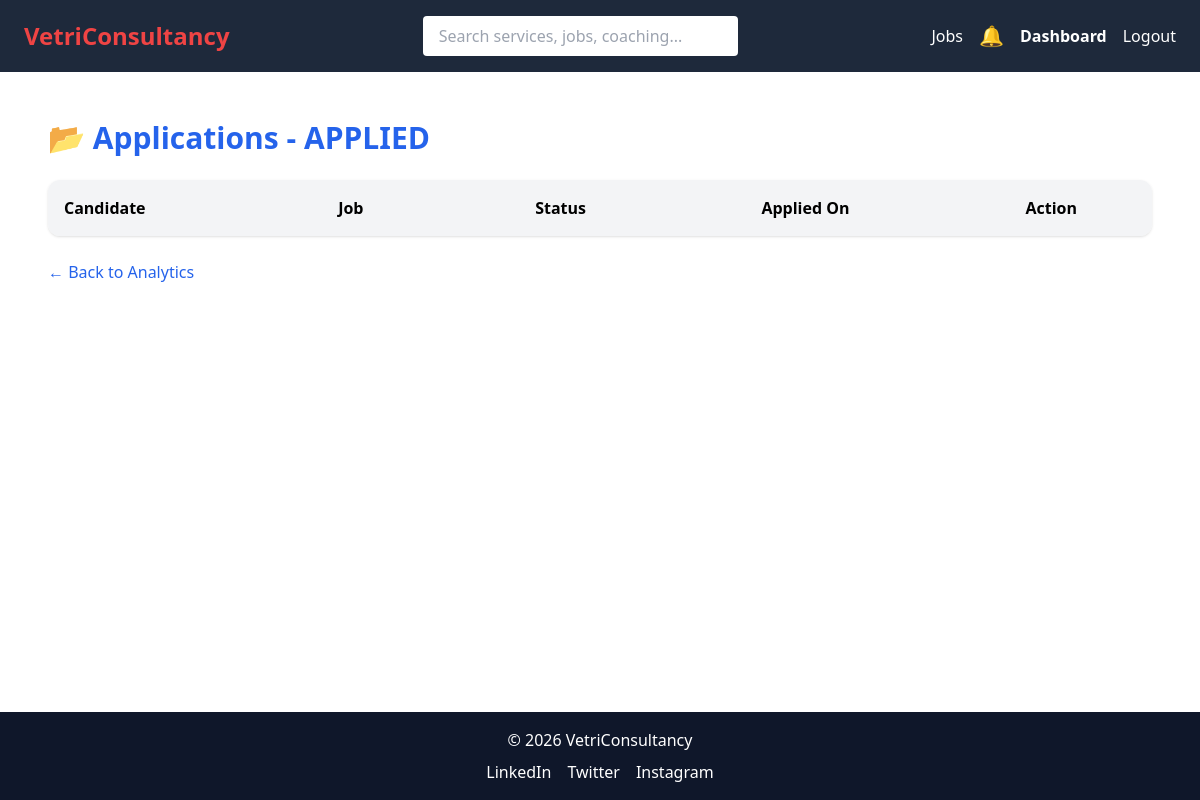
Page /dashboard/applications/status/APPLIED/ (signed in) on the earlier database version.
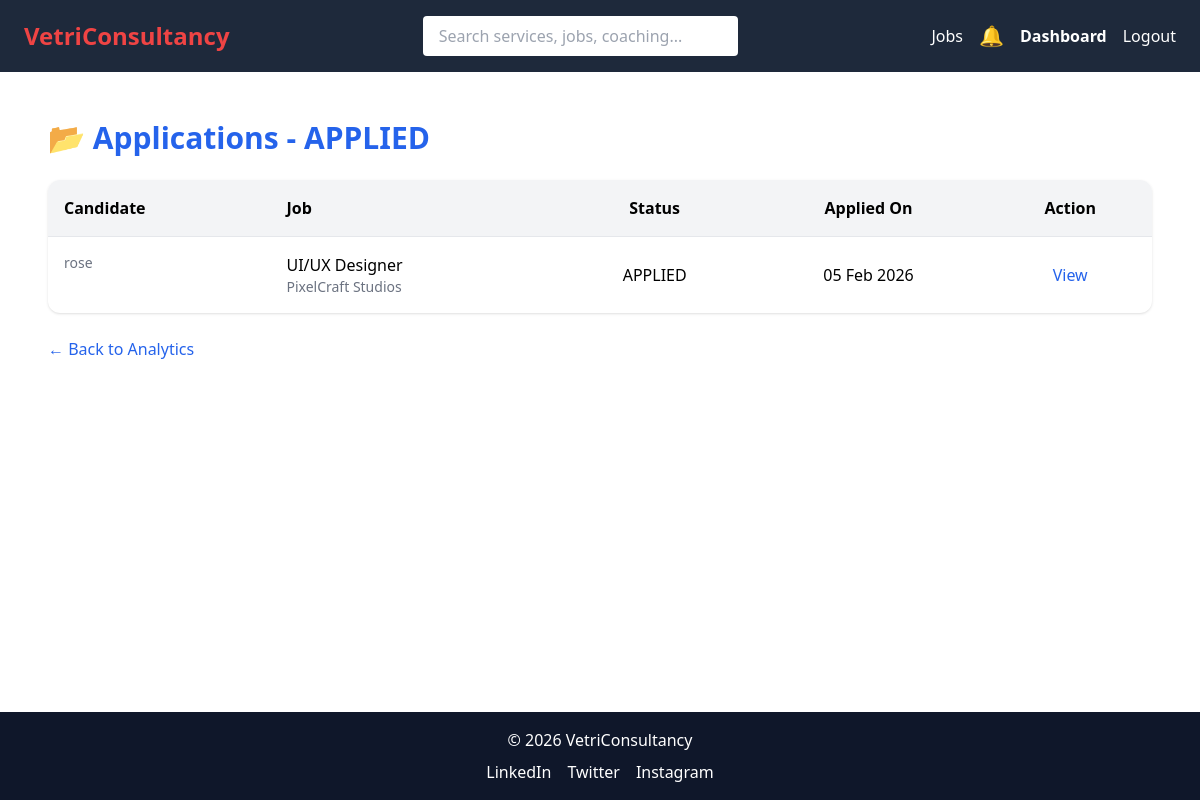
Same page on the later database version.
### VCS/models.py (models this page shows, shortened)
class JobApplication(models.Model):
    STATUS_CHOICES = [
        ('APPLIED', 'Applied'),
        ('VIEWED', 'Viewed by Recruiter'),
        ('WAITING', 'Waiting for Recruiter Action'),
        ('REJECTED', 'Rejected'),
        ('HIRED', 'Hired'),
    ]
    user = models.ForeignKey(User, on_delete=models.CASCADE)
    job = models.ForeignKey(Job, on_delete=models.CASCADE)
    applied_at = models.DateTimeField(auto_now_add=True)
    status = models.CharField(max_length=20, choices=STATUS_CHOICES, default='APPLIED')
    updated_at = models.DateTimeField(auto_now=True)
    resume = models.FileField(upload_to='resumes/', blank=True, null=True)
    class Meta:
        unique_together = ('user', 'job')

class Job(models.Model):
    EXPERIENCE_CHOICES = [
        ('FRESHER', 'Fresher'),
        ('1-3', '1–3 Years'),
        ('3-5', '3–5 Years'),
        ('5+', '5+ Years'),
    ]
    company_name = models.CharField(max_length=200, db_index=True)
    job_title = models.CharField(max_length=200, db_index=True)
    location = models.CharField(max_length=100, db_index=True)
    experience = models.CharField(
        max_length=10,
        choices=EXPERIENCE_CHOICES,
        db_index=True
    )
    salary_range = models.IntegerField(help_text="Monthly salary", db_index=True)
    is_remote = models.BooleanField(default=False)
    eligibility = models.TextField()
    job_description = models.TextField()
    posted_at = models.DateTimeField(auto_now_add=True, db_index=True)
    saved_by = models.ManyToManyField(User, blank=True, related_name='saved_jobs')
    applied_by = models.ManyToManyField(User, through='JobApplication', related_name='applied_jobs')
    class Meta:
        indexes = [
            models.Index(fields=['job_title']),
            models.Index(fields=['location']),
            models.Index(fields=['experience']),
            models.Index(fields=['salary_range']),
        ]

### VCS/views.py (the view)
# urls.py: path('dashboard/applications/status/<str:status>/', admin_applications_by_status, name='admin_applications_by_status'),
@staff_member_required
def admin_applications_by_status(request, status):
    applications = JobApplication.objects.filter(status=status)\
        .select_related('user', 'job')
    return render(request, 'admin_applications_list.html', {
        'applications': applications,
        'status': status
    })

### VCS/context_processors.py (called while the page is built)
def notification_count(request):
    if request.user.is_authenticated:
        unread_count = Notification.objects.filter(
            user=request.user,
            is_read=False
        ).count()
        latest_notifications = Notification.objects.filter(
            user=request.user
        ).order_by('-created_at')[:5]
    else:
        unread_count = 0
        latest_notifications = []
    return {
        'notification_count': unread_count,
        'latest_notifications': latest_notifications,
    }

### VCS/templates/admin_applications_list.html (shortened to what this page needs)
{% extends 'base.html' %}
{% block content %}
<div class="max-w-6xl mx-auto p-6">
<h1 class="text-3xl font-bold mb-6 text-blue-600">
    📂 Applications - {{ status }}
</h1>
<div class="overflow-x-auto bg-white rounded-xl shadow">
<table class="w-full">
<thead class="bg-gray-100">
<tr>
    <th class="p-4 text-left">Candidate</th>
    <th class="p-4 text-left">Job</th>
    <th class="p-4 text-center">Status</th>
    <th class="p-4 text-center">Applied On</th>
    <th class="p-4 text-center">Action</th>
</tr>
</thead>
<tbody>
{% for app in applications %}
    <tr class="border-t hover:bg-gray-50">
        <td class="p-4 flex items-center gap-2">
            <div class="text-sm text-gray-500">
                {{ app.user.username }}
            </div>
        </td>
    <td class="p-4">
        <div class="font-medium">{{ app.job.job_title }}</div>
        <div class="text-sm text-gray-500">{{ app.job.company_name }}</div>
    </td>
    <td class="p-4 text-center">
        {{ app.status }}
    </td>
    <td class="p-4 text-center">
        {{ app.applied_at|date:"d M Y" }}
    </td>
    <td class="p-4 text-center">
        <a href="{% url 'admin_application_detail' app.id %}" class="text-blue-600">
            View
        </a>
    </td>
</tr>
{% endfor %}
</tbody>
</table>
</div>
<div class="mt-6">
    <a href="{% url 'admin_analytics' %}"
       class="text-blue-600 hover:underline">
        ← Back to Analytics
    </a>
</div>
</div>
{% endblock %}

Differences in the rows shown:
added JobApplication: status "APPLIED", user.username "rose", job.job_title "UI/UX Designer", job.company_name "PixelCraft Studios", applied_at "05 Feb 2026"
Other differences:
{{ status }}: "APPLIED" → (not shown)
